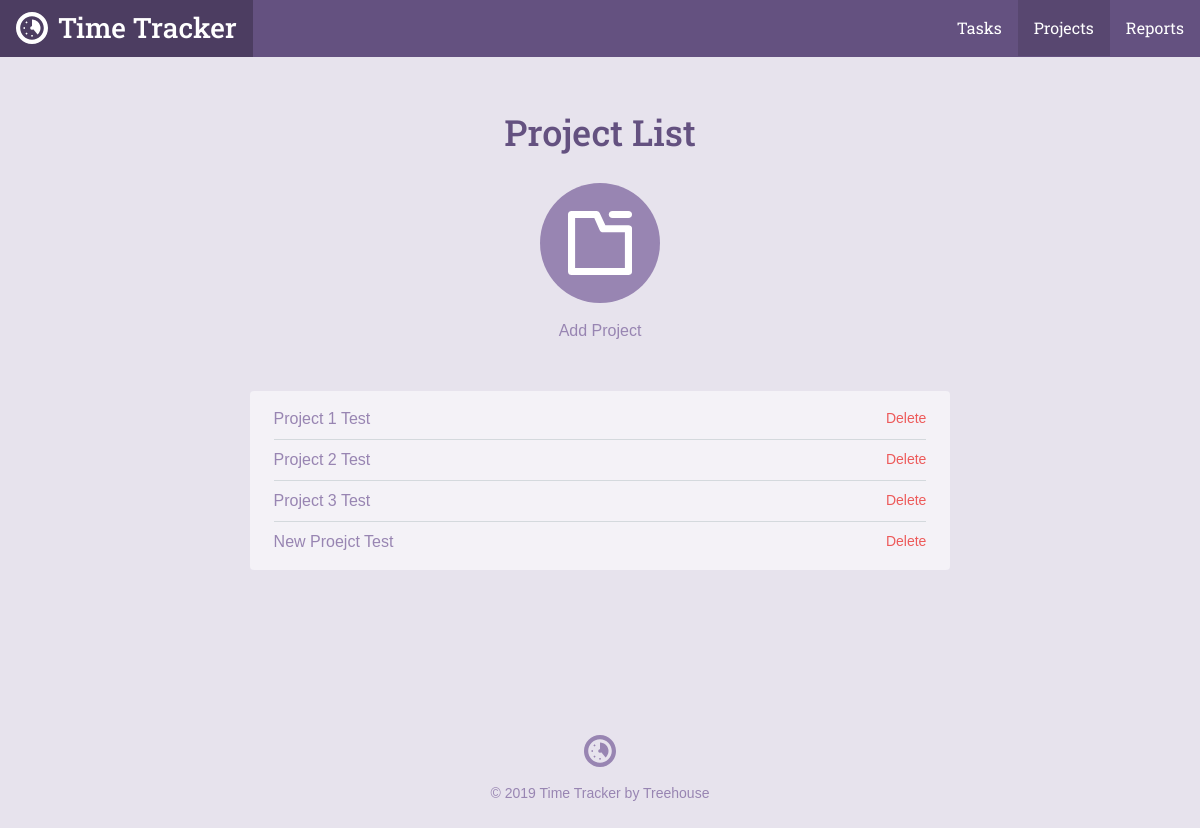
Page /project_list.php on the earlier database version.
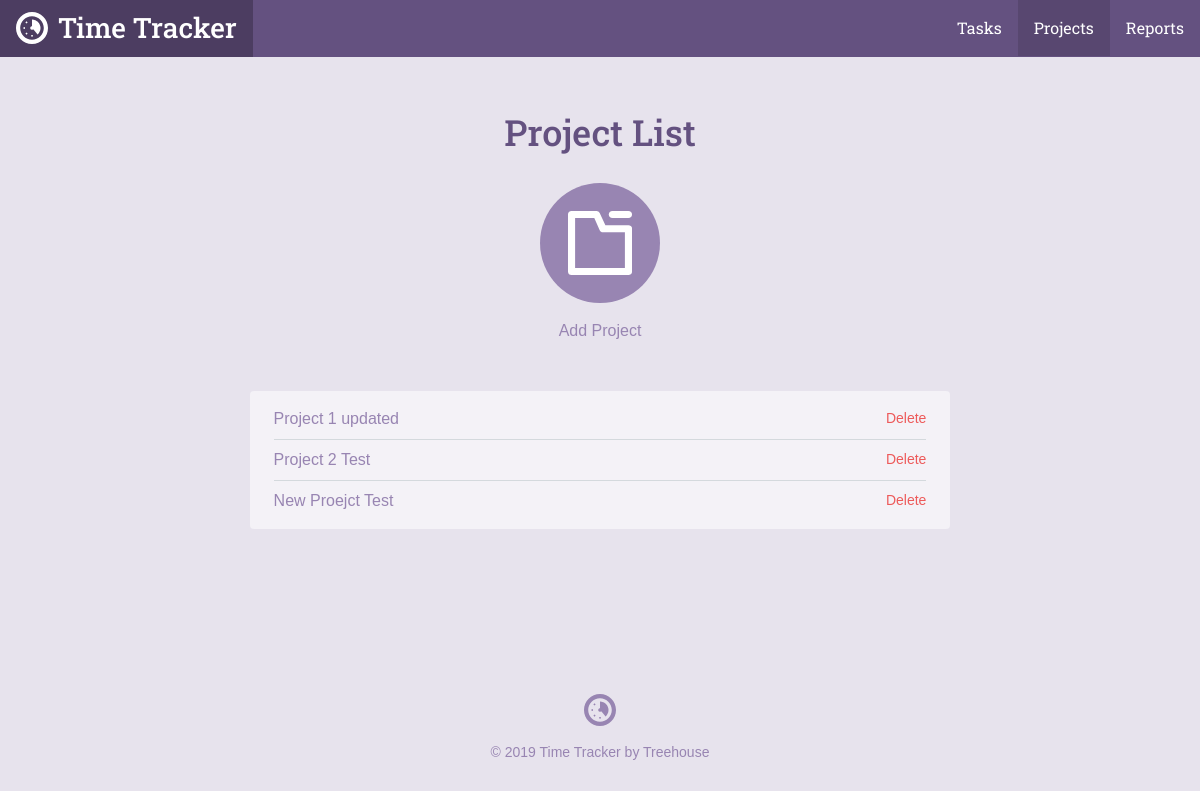
Same page on the later database version.
### tables this page shows
CREATE TABLE `projects` (
	`project_id`	INTEGER PRIMARY KEY AUTOINCREMENT,
	`title`	TEXT NOT NULL,
	`category`	TEXT NOT NULL
);

### inc/functions.php (called while the page is built, shortened)
<?php
function get_project_list() {
	include 'connection.php';
	try {
	return $db->query('SELECT project_id, title, category FROM projects');
} catch (Exception $e) {
	echo "Error:" . getMessage() . "</br>";
	return array();
  }
}

### project_list.php (the view, shortened to what this page needs)
<?php
require 'inc/functions.php';
include 'inc/header.php';
?>
<div class="section catalog random">
    <div class="col-container page-container">
        <div class="col col-70-md col-60-lg col-center">
            <h1 class="actions-header">Project List</h1>
            <div class="actions-item">
                <a class="actions-link" href="project.php">
                <span class="actions-icon">
                  <svg viewbox="0 0 64 64"><use xlink:href="#project_icon"></use></svg>
                </span>
                Add Project
                </a>
            </div>
            <div class="form-container">
                <ul class="items">
                <?php
                foreach(get_project_list() as $item)  {
                    echo "<li><a href='project.php?id=" . $item['project_id'] . "'>" . $item['title'] . "</a>";
                    echo "<form method='post' action='project_list.php' onsubmit=\"return confirm('Are you sure you want to delete this Project?');\">\n";
                    echo "<input type='submit' class='button--delete' value='Delete' >";
                    echo "</form>";
                    echo "</li>";
                }
                 ?>
                </ul>
            </div>
        </div>
    </div>
</div>
<?php include("inc/footer.php"); ?>

Differences in the rows shown:
removed projects: title "Project 3 Test"
changed projects: title "Project 1 Test" → "Project 1 updated"
